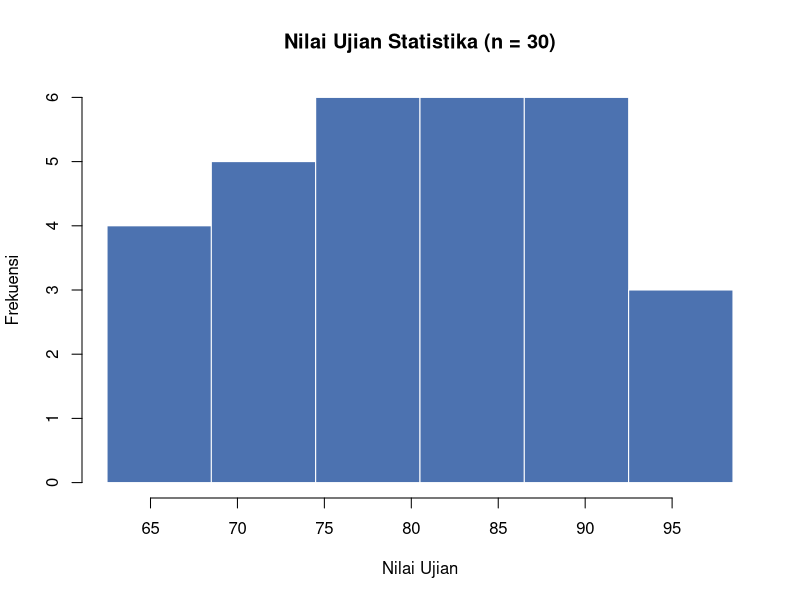
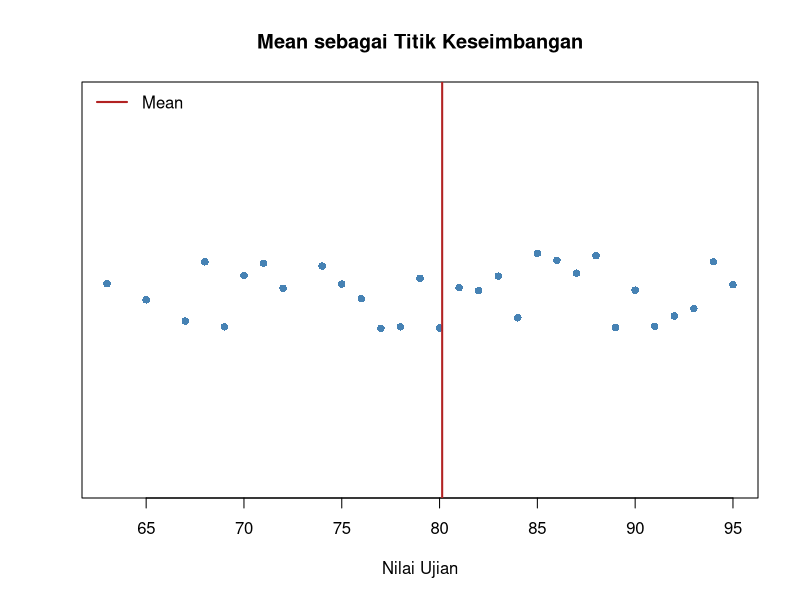
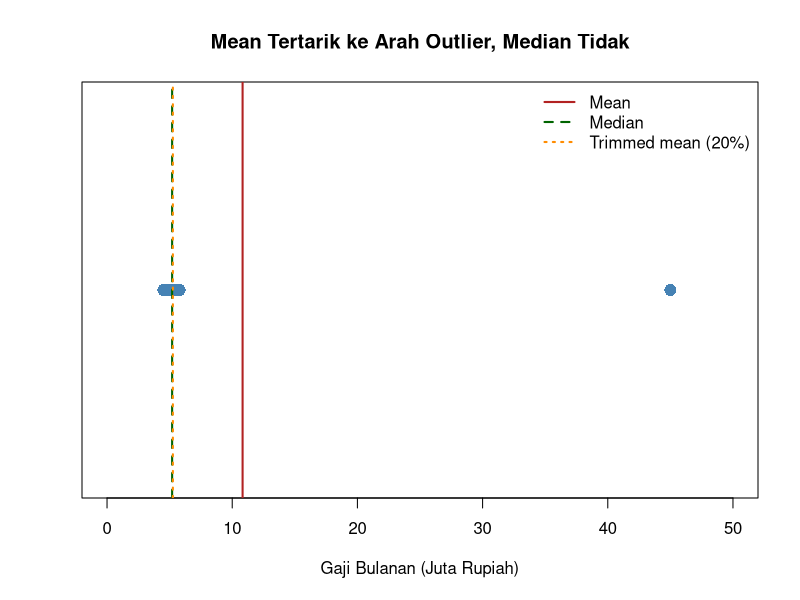
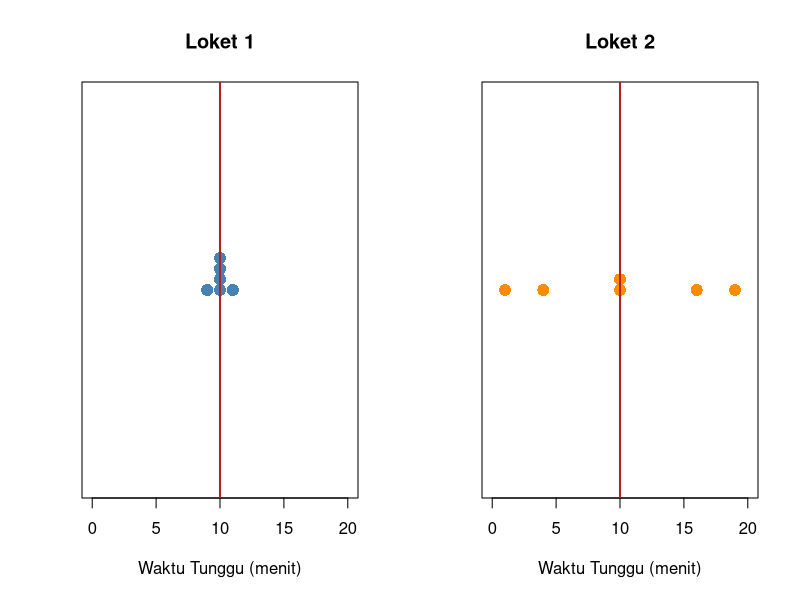
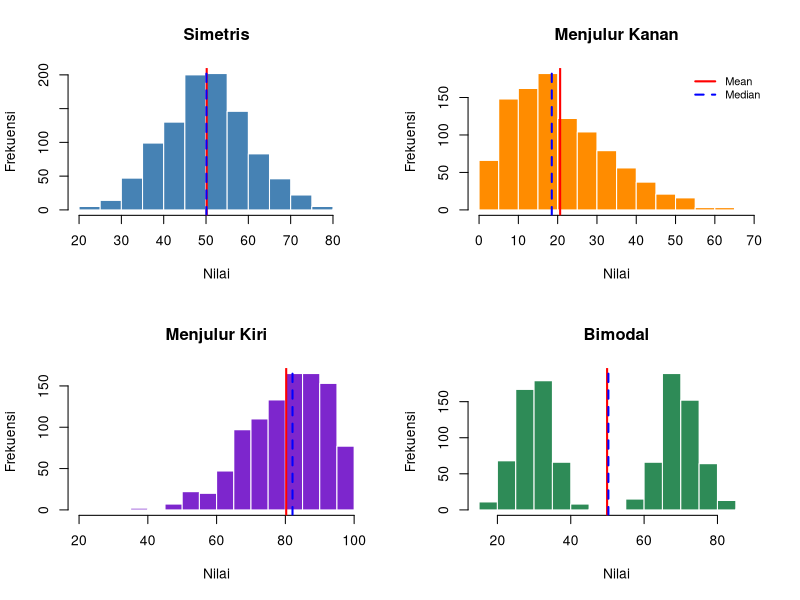
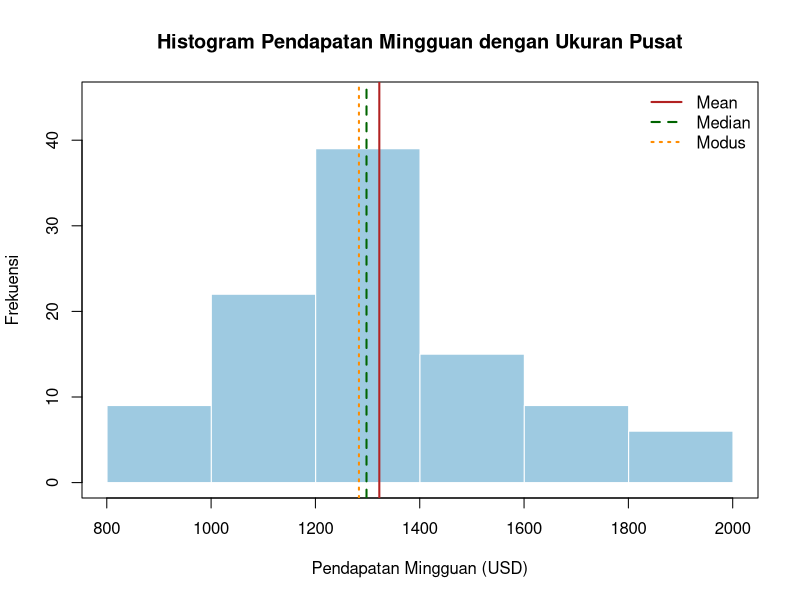
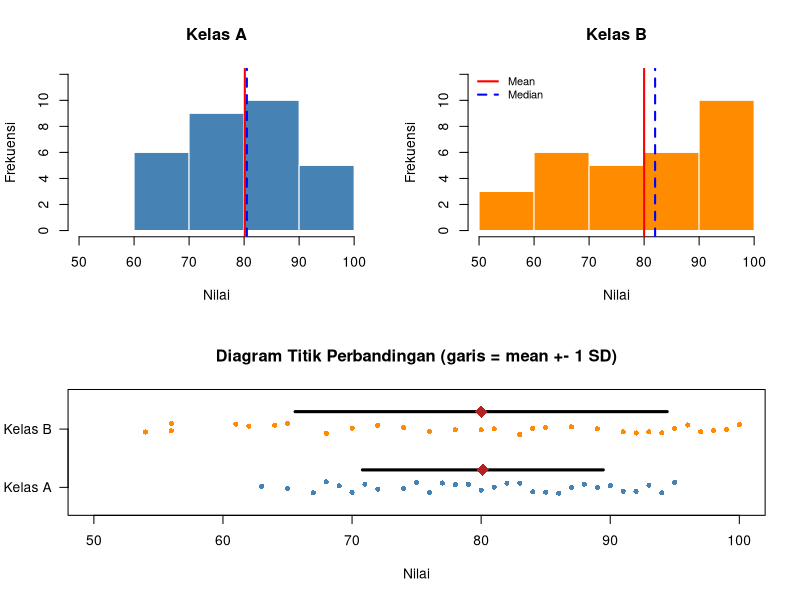
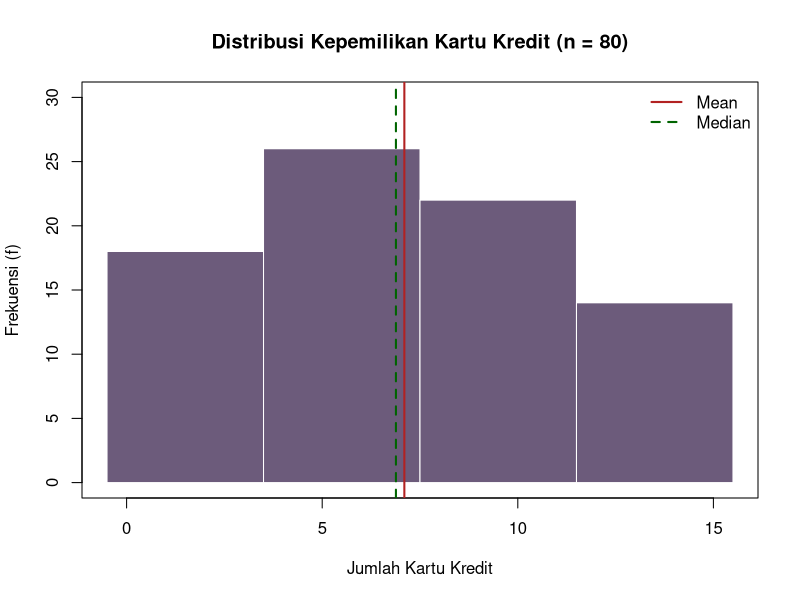

Write the R code that produced these figures, in order.
## ---- chunk 1
#| label: setup
#| include: false
# Untuk grafiknya agar keliatan lebih rapih dan enak di lihat
knitr::opts_chunk$set(
  fig.width  = 9,
  fig.height = 5.5,
  fig.align  = "center",
  out.width  = "100%",
  dpi        = 150
)
library(knitr)
## ---- chunk 2
nilai_ujian <- c(78, 65, 82, 90, 74, 68, 95, 88, 72, 80,
                 91, 77, 63, 85, 79, 92, 70, 84, 76, 89,
                 81, 67, 93, 75, 86, 71, 94, 83, 69, 87)
n <- length(nilai_ujian)

# Batas nyata kelas hasil pengelompokan pada Pertemuan 4
batas_nyata_u <- seq(62.5, by = 6, length.out = 7)
f_ujian <- as.numeric(table(cut(nilai_ujian, breaks = batas_nyata_u)))

n
sort(nilai_ujian)
## ---- chunk 3
hist(nilai_ujian, breaks = batas_nyata_u, col = "#4C72B0", border = "white",
     main = "Nilai Ujian Statistika (n = 30)", xlab = "Nilai Ujian", ylab = "Frekuensi")
## ---- chunk 4
# Manual: jumlahkan lalu bagi n
sum(nilai_ujian) / n
## ---- chunk 5
# Fungsi bawaan R
mean(nilai_ujian)
## ---- chunk 6
round(sum(nilai_ujian - mean(nilai_ujian)), 10)   # selalu 0
## ---- chunk 7
stripchart(nilai_ujian, method = "jitter", pch = 16, col = "steelblue",
           xlab = "Nilai Ujian", main = "Mean sebagai Titik Keseimbangan")
abline(v = mean(nilai_ujian), col = "firebrick", lwd = 2)
legend("topleft", legend = "Mean", col = "firebrick", lwd = 2, bty = "n")
## ---- chunk 8
mata_kuliah <- c("Statistika", "Kalkulus", "Basis Data", "Algoritma")
nilai_mutu  <- c(4.0, 3.0, 3.5, 2.0)
sks         <- c(3, 4, 3, 2)

kable(data.frame(Mata_Kuliah = mata_kuliah, Nilai_Mutu = nilai_mutu, SKS = sks),
      caption = "Data IPK Semester")
## ---- chunk 9
mean(nilai_mutu)                    # rata-rata biasa (mengabaikan bobot SKS)
weighted.mean(nilai_mutu, w = sks)  # IPK sebenarnya
## ---- chunk 10
# n = 30 (genap): rata-rata data ke-15 dan ke-16
urut <- sort(nilai_ujian)
urut[c(15, 16)]
mean(urut[c(15, 16)])
median(nilai_ujian)
## ---- chunk 11
gaji <- c(4.5, 4.8, 5.0, 5.2, 5.5, 5.8, 45)

# n = 7 (ganjil): median = data ke-4
sort(gaji)[4]
median(gaji)
mean(gaji)
## ---- chunk 12
mean(gaji)                # mean biasa
mean(gaji, trim = 0.2)    # buang 20% terkecil & 20% terbesar (1 data tiap ujung)
median(gaji)              # trimmed mean ekstrem (trim = 0.5)
## ---- chunk 13
hitung_modus <- function(x) {
  tabel <- table(x)
  maks  <- max(tabel)
  if (maks == 1) return(NA)                  # semua nilai unik -> tidak ada modus
  hasil <- names(tabel)[tabel == maks]       # bisa lebih dari satu modus
  if (is.numeric(x)) as.numeric(hasil) else hasil
}

hitung_modus(c(2, 3, 3, 4, 4, 4, 5))   # satu modus (unimodal)
hitung_modus(c(1, 2, 2, 3, 3, 4))      # dua modus (bimodal)
hitung_modus(nilai_ujian)              # tidak ada modus (semua nilai unik)

# Modus pada data nominal
metode_bayar <- c("Tunai", "Debit", "Debit", "E-Wallet", "Debit", "Kredit", "Tunai")
hitung_modus(metode_bayar)
## ---- chunk 14
stripchart(gaji, method = "stack", pch = 16, cex = 1.6, col = "steelblue",
           xlim = c(0, 50), xlab = "Gaji Bulanan (Juta Rupiah)",
           main = "Mean Tertarik ke Arah Outlier, Median Tidak")
abline(v = mean(gaji),              col = "firebrick",  lwd = 2)
abline(v = median(gaji),            col = "darkgreen",  lwd = 2, lty = 2)
abline(v = mean(gaji, trim = 0.2),  col = "darkorange", lwd = 2, lty = 3)
legend("topright", bty = "n", lwd = 2, lty = c(1, 2, 3),
       col = c("firebrick", "darkgreen", "darkorange"),
       legend = c("Mean", "Median", "Trimmed mean (20%)"))
## ---- chunk 15
loket_1 <- c(9, 10, 10, 10, 10, 11)
loket_2 <- c(1, 4, 10, 10, 16, 19)

rbind(Loket_1 = c(Mean = mean(loket_1), Median = median(loket_1)),
      Loket_2 = c(Mean = mean(loket_2), Median = median(loket_2)))
## ---- chunk 16
#| fig-height: 4.5
par(mfrow = c(1, 2))
stripchart(loket_1, method = "stack", pch = 16, cex = 1.6, col = "steelblue",
           xlim = c(0, 20), xlab = "Waktu Tunggu (menit)", main = "Loket 1")
abline(v = 10, col = "firebrick", lwd = 2)
stripchart(loket_2, method = "stack", pch = 16, cex = 1.6, col = "darkorange",
           xlim = c(0, 20), xlab = "Waktu Tunggu (menit)", main = "Loket 2")
abline(v = 10, col = "firebrick", lwd = 2)
par(mfrow = c(1, 1))
## ---- chunk 17
range(nilai_ujian)          # R mengembalikan nilai min dan max, BUKAN selisihnya
diff(range(nilai_ujian))    # rentang sebenarnya
diff(range(loket_1))
diff(range(loket_2))
## ---- chunk 18
kuis <- c(6, 8, 7, 9, 5, 10, 7, 8)
rata_kuis <- mean(kuis)

tabel_deviasi <- data.frame(
  x               = kuis,
  Deviasi         = kuis - rata_kuis,
  Deviasi_Kuadrat = (kuis - rata_kuis)^2
)
kable(tabel_deviasi, caption = paste0("Tabel Deviasi (mean = ", rata_kuis, ")"))
## ---- chunk 19
colSums(tabel_deviasi)   # jumlah deviasi = 0; jumlah kuadrat deviasi = 18
## ---- chunk 20
n_k <- length(kuis)
JKD <- sum((kuis - mean(kuis))^2)            # jumlah kuadrat deviasi

c(Varians_Sampel   = JKD / (n_k - 1),        # s^2 (dibagi n - 1)
  Varians_Populasi = JKD / n_k,              # sigma^2 (dibagi N)
  SD_Sampel        = sqrt(JKD / (n_k - 1)))

var(kuis)   # fungsi bawaan R
sd(kuis)    # fungsi bawaan R

# Rumus komputasi (setara): [sum(x^2) - (sum(x))^2 / n] / (n - 1)
(sum(kuis^2) - sum(kuis)^2 / n_k) / (n_k - 1)
## ---- chunk 21
set.seed(2026)
populasi <- rnorm(10000, mean = 50, sd = 10)
sigma2   <- mean((populasi - mean(populasi))^2)   # varians populasi sebenarnya

# Ambil 5000 sampel berukuran n = 5, hitung varians dengan dua cara
hasil <- replicate(5000, {
  s <- sample(populasi, 5)
  c(bagi_n = sum((s - mean(s))^2) / 5, bagi_n_min_1 = var(s))
})

kable(data.frame(
  Metode = c("Varians populasi sebenarnya", "Rata-rata s^2 dibagi n", "Rata-rata s^2 dibagi n - 1"),
  Nilai  = round(unname(c(sigma2, rowMeans(hasil))), 2)
), caption = "Rata-rata dari 5000 varians sampel (n = 5)")
## ---- chunk 22
c(Varians = var(nilai_ujian), SD = sd(nilai_ujian))
## ---- chunk 23
tinggi <- c(mean = 165, sd = 8)   # cm
berat  <- c(mean = 60,  sd = 9)   # kg

cv <- function(rata, simpangan) simpangan / rata * 100

c(CV_Tinggi_persen = cv(tinggi[["mean"]], tinggi[["sd"]]),
  CV_Berat_persen  = cv(berat[["mean"]],  berat[["sd"]]))
## ---- chunk 24
#| fig-height: 7
set.seed(123)
data_simetris     <- rnorm(1000, mean = 50, sd = 10)
data_skewed_kanan <- rbeta(1000, 2, 8) * 100
data_bimodal      <- c(rnorm(500, mean = 30, sd = 5), rnorm(500, mean = 70, sd = 5))
data_skewed_kiri  <- 100 - rbeta(1000, 2, 8) * 100

tampil_hist <- function(x, judul, warna, dengan_legenda = FALSE) {
  hist(x, breaks = 20, col = warna, border = "white", main = judul,
       xlab = "Nilai", ylab = "Frekuensi")
  abline(v = mean(x),   col = "red",  lwd = 2)
  abline(v = median(x), col = "blue", lwd = 2, lty = 2)
  if (dengan_legenda) {
    legend("topright", legend = c("Mean", "Median"), col = c("red", "blue"),
           lwd = 2, lty = c(1, 2), bty = "n", cex = 0.8)
  }
}

par(mfrow = c(2, 2))
tampil_hist(data_simetris,     "Simetris",       "steelblue")
tampil_hist(data_skewed_kanan, "Menjulur Kanan", "darkorange", dengan_legenda = TRUE)
tampil_hist(data_skewed_kiri,  "Menjulur Kiri",  "purple3")
tampil_hist(data_bimodal,      "Bimodal",        "seagreen")
par(mfrow = c(1, 1))
## ---- chunk 25
ringkas_bentuk <- function(x) {
  c(Mean = mean(x), Median = median(x), SD = sd(x),
    Kemencengan_Pearson = 3 * (mean(x) - median(x)) / sd(x))
}

kable(round(t(sapply(list(Simetris = data_simetris, Menjulur_Kanan = data_skewed_kanan,
                          Menjulur_Kiri = data_skewed_kiri, Bimodal = data_bimodal),
                     ringkas_bentuk)), 2),
      caption = "Ukuran Pusat dan Kemencengan pada Empat Bentuk Distribusi")
## ---- chunk 26
c(Mean = mean(nilai_ujian), Median = median(nilai_ujian),
  Kemencengan_Pearson = 3 * (mean(nilai_ujian) - median(nilai_ujian)) / sd(nilai_ujian))
## ---- chunk 27
ukuran <- function(x) {
  c(Mean = mean(x), Median = median(x), SD = sd(x),
    Rentang = diff(range(x)), CV_persen = sd(x) / mean(x) * 100)
}

gaji_tanpa_outlier <- gaji[gaji != max(gaji)]

kable(round(rbind("Dengan outlier" = ukuran(gaji),
                  "Tanpa outlier"  = ukuran(gaji_tanpa_outlier)), 2),
      caption = "Pengaruh Satu Nilai Ekstrem terhadap Ukuran Pusat dan Sebaran")
## ---- chunk 28
z_ujian <- (nilai_ujian - mean(nilai_ujian)) / sd(nilai_ujian)   # setara scale(nilai_ujian)

round(c(Nilai_63 = z_ujian[nilai_ujian == 63],
        Nilai_80 = z_ujian[nilai_ujian == 80],
        Nilai_95 = z_ujian[nilai_ujian == 95]), 2)

round(c(Mean_z = mean(z_ujian), SD_z = sd(z_ujian)), 10)   # z-score selalu bermean 0 dan SD 1
## ---- chunk 29
z_stat <- (85 - 80) / 5
z_kalk <- (78 - 65) / 10
c(z_Statistika = z_stat, z_Kalkulus = z_kalk)
## ---- chunk 30
proporsi_dalam <- function(x, k) mean(abs(x - mean(x)) <= k * sd(x))

k <- c(1, 2, 3)
kable(data.frame(
  k                     = k,
  Data_Nilai_Ujian_pct  = round(sapply(k, function(kk) proporsi_dalam(nilai_ujian, kk)) * 100, 1),
  Aturan_Empiris_pct    = c(68, 95, 99.7),
  Chebyshev_Minimal_pct = round((1 - 1 / k^2) * 100, 1)
), caption = "Persentase Data dalam k Simpangan Baku dari Mean")
## ---- chunk 31
kelas_p <- c("801-1000", "1001-1200", "1201-1400", "1401-1600", "1601-1800", "1801-2000")
batas_nyata_p <- seq(800.5, by = 200, length.out = 7)   # 800.5, 1000.5, ..., 2000.5
f_p <- c(9, 22, 39, 15, 9, 6)

L_p <- head(batas_nyata_p, -1)   # batas nyata bawah
U_p <- tail(batas_nyata_p, -1)   # batas nyata atas
m_p <- (L_p + U_p) / 2           # titik tengah
n_p <- sum(f_p)
## ---- chunk 32
tabel_p <- data.frame(
  Kelas       = kelas_p,
  f           = f_p,
  m           = m_p,
  f_kali_m    = f_p * m_p,
  Kumulatif_F = cumsum(f_p)
)
kable(tabel_p, caption = "Tabel Bantu: Mean dan Median")
## ---- chunk 33
mean_p <- sum(f_p * m_p) / n_p
mean_p
## ---- chunk 34
n_p / 2                                      # posisi median = 50
i_med <- which(cumsum(f_p) >= n_p / 2)[1]    # indeks kelas median
kelas_p[i_med]                               # kelas median

F_sblm <- if (i_med == 1) 0 else cumsum(f_p)[i_med - 1]
median_p <- L_p[i_med] + ((n_p / 2 - F_sblm) / f_p[i_med]) * 200
median_p
## ---- chunk 35
i_mod <- which.max(f_p)    # kelas modus
d1 <- f_p[i_mod] - (if (i_mod == 1) 0 else f_p[i_mod - 1])
d2 <- f_p[i_mod] - (if (i_mod == length(f_p)) 0 else f_p[i_mod + 1])
c(d1 = d1, d2 = d2)

modus_p <- L_p[i_mod] + (d1 / (d1 + d2)) * 200
modus_p
## ---- chunk 36
tabel_var <- data.frame(
  m                 = m_p,
  f                 = f_p,
  Deviasi           = m_p - mean_p,
  f_Deviasi_Kuadrat = f_p * (m_p - mean_p)^2
)
kable(round(tabel_var, 1), caption = "Tabel Bantu: Varians")
## ---- chunk 37
var_p <- sum(f_p * (m_p - mean_p)^2) / (n_p - 1)
c(Varians = var_p, SD = sqrt(var_p), CV_persen = sqrt(var_p) / mean_p * 100)
## ---- chunk 38
statistik_terkelompok <- function(batas_nyata, f) {
  k <- length(f); n <- sum(f)
  L <- head(batas_nyata, -1); U <- tail(batas_nyata, -1)
  w <- U - L; m <- (L + U) / 2

  rata  <- sum(f * m) / n

  Fk    <- cumsum(f)
  i_med <- which(Fk >= n / 2)[1]
  F_sb  <- if (i_med == 1) 0 else Fk[i_med - 1]
  med   <- L[i_med] + ((n / 2 - F_sb) / f[i_med]) * w[i_med]

  i_mod <- which.max(f)
  d1    <- f[i_mod] - (if (i_mod == 1) 0 else f[i_mod - 1])
  d2    <- f[i_mod] - (if (i_mod == k) 0 else f[i_mod + 1])
  mod   <- L[i_mod] + (d1 / (d1 + d2)) * w[i_mod]

  v <- sum(f * (m - rata)^2) / (n - 1)
  c(n = n, Mean = rata, Median = med, Modus = mod,
    Varians = v, SD = sqrt(v), CV_persen = sqrt(v) / rata * 100)
}

round(statistik_terkelompok(batas_nyata_p, f_p), 2)
## ---- chunk 39
hasil_p <- statistik_terkelompok(batas_nyata_p, f_p)

plot(NULL, xlim = range(batas_nyata_p), ylim = c(0, 45),
     xlab = "Pendapatan Mingguan (USD)", ylab = "Frekuensi",
     main = "Histogram Pendapatan Mingguan dengan Ukuran Pusat")
rect(L_p, 0, U_p, f_p, col = "#9ecae1", border = "white")
abline(v = hasil_p["Mean"],   col = "firebrick",  lwd = 2)
abline(v = hasil_p["Median"], col = "darkgreen",  lwd = 2, lty = 2)
abline(v = hasil_p["Modus"],  col = "darkorange", lwd = 2, lty = 3)
legend("topright", bty = "n", lwd = 2, lty = 1:3,
       col = c("firebrick", "darkgreen", "darkorange"),
       legend = c("Mean", "Median", "Modus"))
## ---- chunk 40
eksak <- c(Mean = mean(nilai_ujian), Median = median(nilai_ujian), SD = sd(nilai_ujian))
aprox <- statistik_terkelompok(batas_nyata_u, f_ujian)[c("Mean", "Median", "SD")]

kable(round(rbind("Data mentah (eksak)"             = eksak,
                  "Data terkelompok (aproksimasi)"  = aprox), 2),
      caption = "Perbandingan Statistik Eksak vs Aproksimasi Data Terkelompok")
## ---- chunk 41
c(Mean = mean(gaji), Median = median(gaji))
sum(gaji < mean(gaji))   # banyaknya karyawan bergaji di bawah "rata-rata"
## ---- chunk 42
rata <- c(A = 80, B = 70)
ukuran_kelas <- c(A = 30, B = 10)

mean(rata)                              # SALAH: mengabaikan ukuran kelas
weighted.mean(rata, w = ukuran_kelas)   # BENAR: rata-rata tertimbang
## ---- chunk 43
kelas_A <- nilai_ujian
kelas_B <- c(72, 96, 56, 85, 100, 64, 91, 54, 78, 93,
             61, 87, 99, 68, 81, 56, 94, 70, 89, 62,
             97, 74, 83, 65, 92, 76, 98, 80, 84, 95)
## ---- chunk 44
ringkasan <- function(x) {
  c(n = length(x), Mean = mean(x), Median = median(x),
    Modus = hitung_modus(x)[1],
    Min = min(x), Maks = max(x), Rentang = diff(range(x)),
    Varians = var(x), SD = sd(x), CV_persen = sd(x) / mean(x) * 100)
}

kable(round(sapply(list(Kelas_A = kelas_A, Kelas_B = kelas_B), ringkasan), 2),
      caption = "Ringkasan Statistik Deskriptif Kelas A dan Kelas B")
## ---- chunk 45
#| fig-height: 8
layout(matrix(c(1, 2, 3, 3), nrow = 2, byrow = TRUE), heights = c(3, 2.6))

hist(kelas_A, breaks = seq(50, 100, by = 10), col = "steelblue", border = "white",
     ylim = c(0, 12), main = "Kelas A", xlab = "Nilai", ylab = "Frekuensi")
abline(v = mean(kelas_A),   col = "red",  lwd = 2)
abline(v = median(kelas_A), col = "blue", lwd = 2, lty = 2)

hist(kelas_B, breaks = seq(50, 100, by = 10), col = "darkorange", border = "white",
     ylim = c(0, 12), main = "Kelas B", xlab = "Nilai", ylab = "Frekuensi")
abline(v = mean(kelas_B),   col = "red",  lwd = 2)
abline(v = median(kelas_B), col = "blue", lwd = 2, lty = 2)
legend("topleft", legend = c("Mean", "Median"), col = c("red", "blue"),
       lwd = 2, lty = c(1, 2), bty = "n", cex = 0.8)

stripchart(list("Kelas A" = kelas_A, "Kelas B" = kelas_B), method = "jitter", pch = 16,
           col = c("steelblue", "darkorange"), las = 1, xlim = c(50, 100), ylim = c(0.6, 2.6),
           xlab = "Nilai", main = "Diagram Titik Perbandingan (garis = mean +- 1 SD)")
for (i in 1:2) {
  kls <- list(kelas_A, kelas_B)[[i]]
  segments(mean(kls) - sd(kls), i + 0.3, mean(kls) + sd(kls), i + 0.3, lwd = 3)
  points(mean(kls), i + 0.3, pch = 18, cex = 2, col = "firebrick")
}
layout(1)
## ---- chunk 46
z_A <- (90 - mean(kelas_A)) / sd(kelas_A)
z_B <- (90 - mean(kelas_B)) / sd(kelas_B)

kable(data.frame(Kelas   = c("A", "B"),
                 Mean    = round(c(mean(kelas_A), mean(kelas_B)), 2),
                 SD      = round(c(sd(kelas_A), sd(kelas_B)), 2),
                 z_score = round(c(z_A, z_B), 2)),
      caption = "Posisi Relatif Nilai 90")
## ---- chunk 47
kelas_kk     <- c("0 to 3", "4 to 7", "8 to 11", "12 or more")
frekuensi_kk <- c(18, 26, 22, 14)

# Kelas terbuka "12 or more" diasumsikan mengikuti lebar kelas yang sama
# dengan kelas sebelumnya (w = 4), sehingga batas atasnya = 15.
batas_bawah_kk <- c(0, 4, 8, 12)
batas_atas_kk  <- c(3, 7, 11, 15)
batas_nyata_kk <- c(-0.5, 3.5, 7.5, 11.5, 15.5)
## ---- chunk 48
m_4_7 <- (4 + 7) / 2
m_4_7
## ---- chunk 49
hasil_kk <- statistik_terkelompok(batas_nyata_kk, frekuensi_kk)
round(hasil_kk[c("n", "Mean", "Median", "Modus")], 2)
## ---- chunk 50
round(hasil_kk[c("Varians", "SD", "CV_persen")], 2)
## ---- chunk 51
sk_kk <- 3 * (hasil_kk["Mean"] - hasil_kk["Median"]) / hasil_kk["SD"]
round(sk_kk, 2)
## ---- chunk 52
plot(NULL, xlim = c(-0.5, 15.5), ylim = c(0, 30),
     xlab = "Jumlah Kartu Kredit", ylab = "Frekuensi (f)",
     main = "Distribusi Kepemilikan Kartu Kredit (n = 80)")
rect(head(batas_nyata_kk, -1), 0, tail(batas_nyata_kk, -1), frekuensi_kk,
     col = "#6C5B7B", border = "white")
abline(v = hasil_kk["Mean"],   col = "firebrick", lwd = 2)
abline(v = hasil_kk["Median"], col = "darkgreen", lwd = 2, lty = 2)
legend("topright", legend = c("Mean", "Median"), col = c("firebrick", "darkgreen"),
       lwd = 2, lty = c(1, 2), bty = "n")
## ---- chunk 53
batas_nyata_kk_alt <- c(-0.5, 3.5, 7.5, 11.5, 19.5)   # batas atas kelas terakhir diperlebar

sensitivitas <- rbind(
  "Asumsi batas atas 15" = statistik_terkelompok(batas_nyata_kk, frekuensi_kk),
  "Asumsi batas atas 19" = statistik_terkelompok(batas_nyata_kk_alt, frekuensi_kk)
)
kable(round(sensitivitas[, c("Mean", "Median", "Modus", "SD")], 2),
      caption = "Dampak Asumsi Kelas Terbuka")
## ---- chunk 54
# Kerjakan di sini:
waktu <- c(15, 22, 18, 30, 25, 20, 35, 28, 19, 24, 27, 33)
# ...

# Kunci jawaban (jalankan setelah mencoba sendiri):
# Mean = 24.67; Median = 24.5; Modus = tidak ada (semua nilai unik)
# Rentang = 35 - 15 = 20
# Varians = 38.24; SD = 6.18; CV = 6.18 / 24.67 x 100% = 25.07%
# z-score terbesar (mutlak): 35 menit -> (35 - 24.67) / 6.18 = 1.67
# (15 menit: z = -1.56). Semua data berada dalam 2 SD dari mean.
## ---- chunk 55
# Kerjakan di sini:
# cv_x <- ...
# cv_y <- ...

# Kunci jawaban:
# CV_X = 3 / 12 x 100% = 25%
# CV_Y = 5 / 25 x 100% = 20%
# Reksa Dana Y lebih stabil secara relatif (CV lebih kecil), meskipun SD-nya (5%) lebih besar.
## ---- chunk 56
# Kerjakan di sini:
harga <- c(0.85, 0.90, 0.95, 0.90, 1.05, 1.10, 0.98, 9.5)
# ...

# Kunci jawaban:
# (a) Mean = 2.03; Median = 0.965; SD = 3.02
# (b) Tanpa 9.5: Mean = 0.961; Median = 0.95; SD = 0.089
#     -> mean turun lebih dari separuh dan SD menyusut drastis; median nyaris tidak berubah.
# (c) Laporkan MEDIAN (0.965 miliar), karena satu rumah mewah (9.5 miliar)
#     menggeser mean ke 2.03 miliar -- dua kali lipat harga hampir semua rumah lainnya.
#     Modus = 0.90 (muncul dua kali).
## ---- chunk 57
# Kerjakan di sini:
# z_rina <- ...
# z_dewi <- ...

# Kunci jawaban:
# z_Rina = (72 - 65) / 5  = 1.4
# z_Dewi = (80 - 70) / 10 = 1.0
# Rina lebih unggul secara relatif (1.4 SD di atas mean vs 1.0 SD), walaupun nilai mentah Dewi lebih tinggi.
